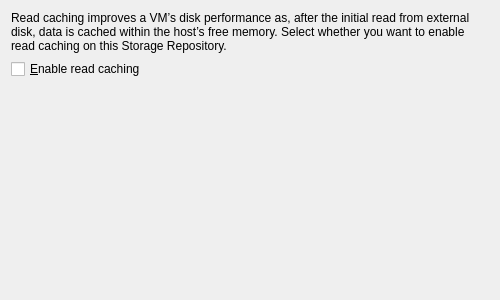
<?xml version="1.0" encoding="UTF-8"?>
<ui version="4.0">
 <class>SrReadCachingEditPage</class>
 <widget class="QWidget" name="SrReadCachingEditPage">
  <property name="geometry">
   <rect>
    <x>0</x>
    <y>0</y>
    <width>500</width>
    <height>300</height>
   </rect>
  </property>
  <layout class="QVBoxLayout" name="verticalLayout">
   <item>
    <widget class="QLabel" name="labelTitle">
     <property name="text">
      <string>Read caching improves a VM’s disk performance as, after the initial read from external disk, data is cached within the host’s free memory. Select whether you want to enable read caching on this Storage Repository.</string>
     </property>
     <property name="wordWrap">
      <bool>true</bool>
     </property>
    </widget>
   </item>
   <item>
    <widget class="QCheckBox" name="checkBoxEnableReadCaching">
     <property name="text">
      <string>&amp;Enable read caching</string>
     </property>
    </widget>
   </item>
   <item>
    <spacer name="verticalSpacer">
     <property name="orientation">
      <enum>Qt::Vertical</enum>
     </property>
     <property name="sizeHint" stdset="0">
      <size>
       <width>20</width>
       <height>40</height>
      </size>
     </property>
    </spacer>
   </item>
  </layout>
 </widget>
 <resources/>
 <connections/>
</ui>
